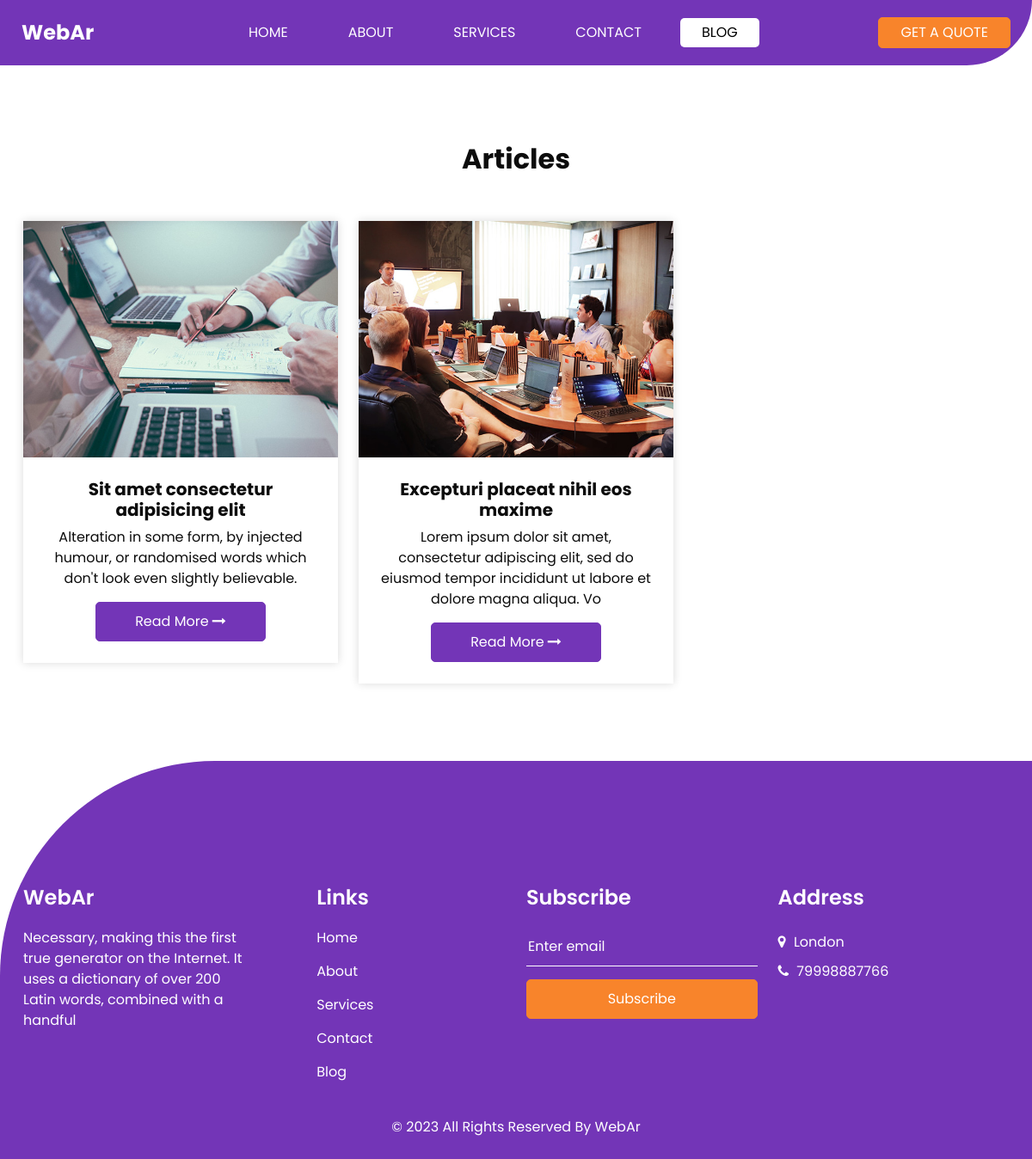
/blog/, run on an earlier commit of the app's database.
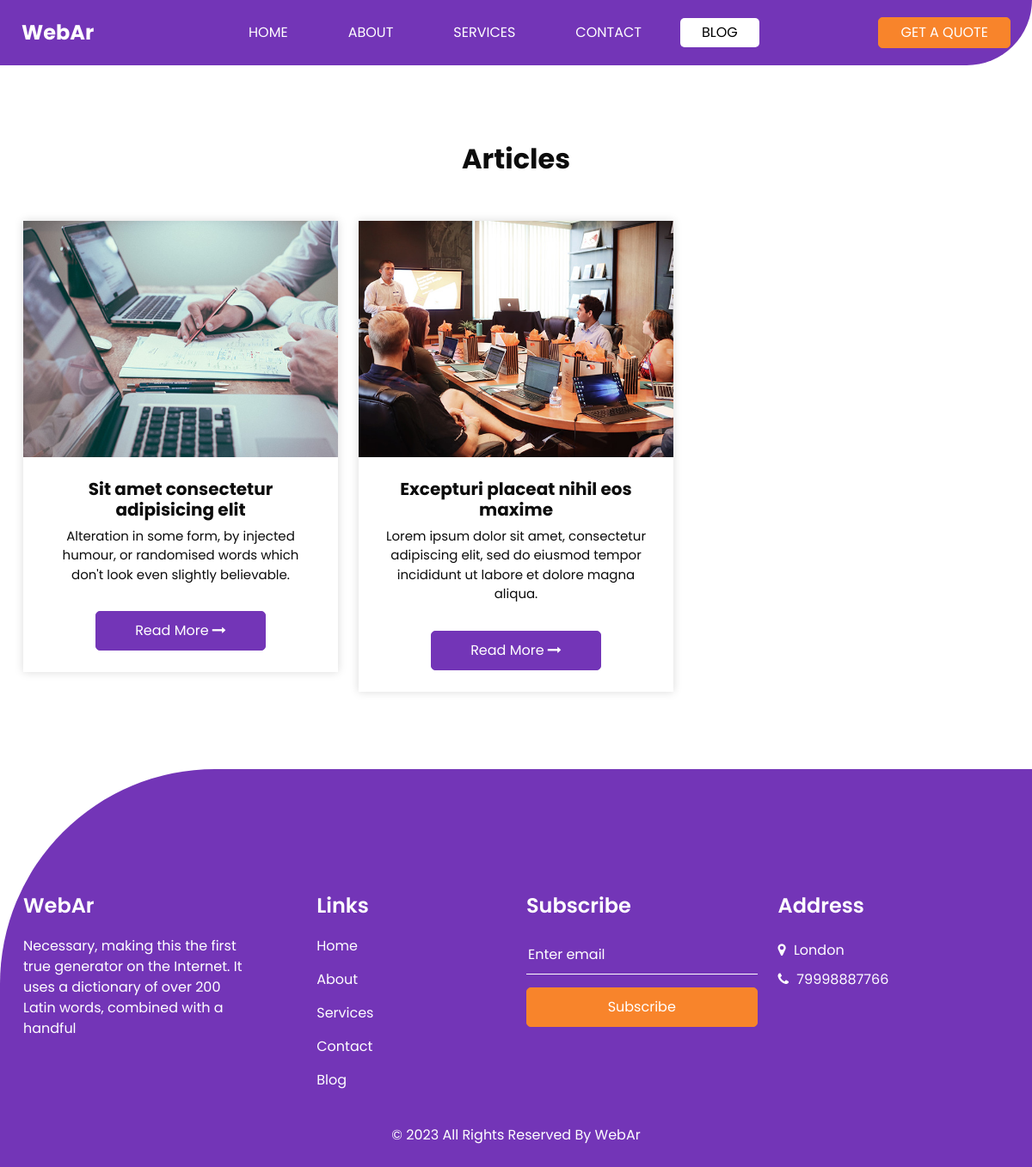
And on a later commit of the database.
### blog/models.py (models this page shows, shortened)
class Articles(models.Model):
    action = models.BooleanField(default=True)
    title = models.CharField(max_length=128, blank=False, verbose_name='title')
    slug = models.SlugField(max_length=256, unique=True, verbose_name='url')
    image = models.ImageField(upload_to='uploads/blog/%Y-%m-%d/', blank=True, verbose_name='image')
    description = models.TextField(blank=True, verbose_name='description')
    meta_title = models.CharField(max_length=128, blank=True, verbose_name='m_title')
    meta_keywords = models.CharField(max_length=128, blank=True, verbose_name='m_keywords')
    meta_description = models.CharField(max_length=128, blank=True, verbose_name='m_description')
    date_created = models.DateTimeField(auto_now_add=True, verbose_name='Create date')
    date_updated = models.DateTimeField(auto_now=True, verbose_name='Update date')
    def show_img(self):
        if self.image:
            return mark_safe(u'<a href="{0}" target="_blank"><img src="{0}" width="100" height="100"></a>'.format(self.image.url))
        else:
            return '<div>No photo</div>'
    show_img.short_description = 'Image'
    show_img.allow_tags = True
    def get_absolute_url(self):
        return reverse('blog:article-single', kwargs={'article_slug': self.slug})
    class Meta:
        verbose_name = 'Article'
        verbose_name_plural = 'Articles'

### blog/views.py (the view)
# urls.py: path('blog/', ArticlesView.as_view(), name='articles'),
class ArticlesView(DataMixin, ListView):
    model = Page
    template_name = 'blog/articles/articles.html'
    context_object_name = 'articles'
    def get_queryset(self):
        articles = Articles.objects.filter(action=True)
        return articles
    def get_context_data(self, **kwargs):
        self.kwargs['page_slug'] = self.request.path.replace('/', '')
        context = super().get_context_data(**kwargs)
        context_page = self.get_page_context()
        context_constants = self.get_constants()
        context = context | context_page | context_constants
        return context

### blog/templatetags/menu_tags.py (called while the page is built)
@register.inclusion_tag('blog/tags/header_menu.html', takes_context=True)
def show_header_menu(context):
    menu_items = Page.objects.all()
    return {"menu_items": menu_items,}

@register.inclusion_tag('blog/tags/footer_menu.html', takes_context=True)
def show_footer_menu(context):
    menu_items = Page.objects.all()
    return {"menu_items": menu_items,}

### blog/utils.py (called while the page is built)
    def get_page_context(self, **kwargs):
        context = kwargs
        page = Page.objects.get(slug=self.kwargs['page_slug'])
        context['title'] = page.title
        context['description'] = page.description
        context['meta_title'] = page.meta_title or page.title
        context['meta_description'] = page.meta_description
        context['meta_keywords'] = page.meta_keywords
        return context

### blog/templates/blog/articles/articles.html
{% extends '../base_blog.html' %}
{% block header %}
    {% include '../inc/_header.html' %}
{% endblock %}
{% block main %}
    {% include '../sections/_articles.html' %}
{% endblock %}

### blog/templates/blog/sections/_articles.html
<section class="case_section layout_padding">
    <div class="container">
        <div class="heading_container">
            <h2>
                Articles
            </h2>
        </div>
        <div class="row">
            {% for article in articles %}
            <div class="col-md-4">
                <div class="box">
                    <div class="img-box">
                        <img src="{{ article.image.url }}" alt="">
                    </div>
                    <div class="detail-box">
                        <h5>
                            {{ article.title }}
                        </h5>
                        <div>
                            {{ article.description|safe|slice:126 }}
                        </div>
                        <a href="{{ article.get_absolute_url }}" class="btn-custom">
                            <span>
                                Read More
                            </span>
                            <i class="fa fa-long-arrow-right" aria-hidden="true"></i>
                        </a>
                    </div>
                </div>
            </div>
            {% endfor %}
        </div>
    </div>
</section>

What changed in the data, as far as the page shows it:
changed Articles "Excepturi placeat nihil eos maxime": description "Lorem ipsum dolor sit amet, consectetur adipiscing elit, sed do eiusmod tempor incididunt ut labore et dolore magna aliqua. Vo" → "Lorem ipsum dolor sit amet, consectetur adipiscing elit, sed do eiusmod tempor incididunt ut labore et dolore magna aliqua."
